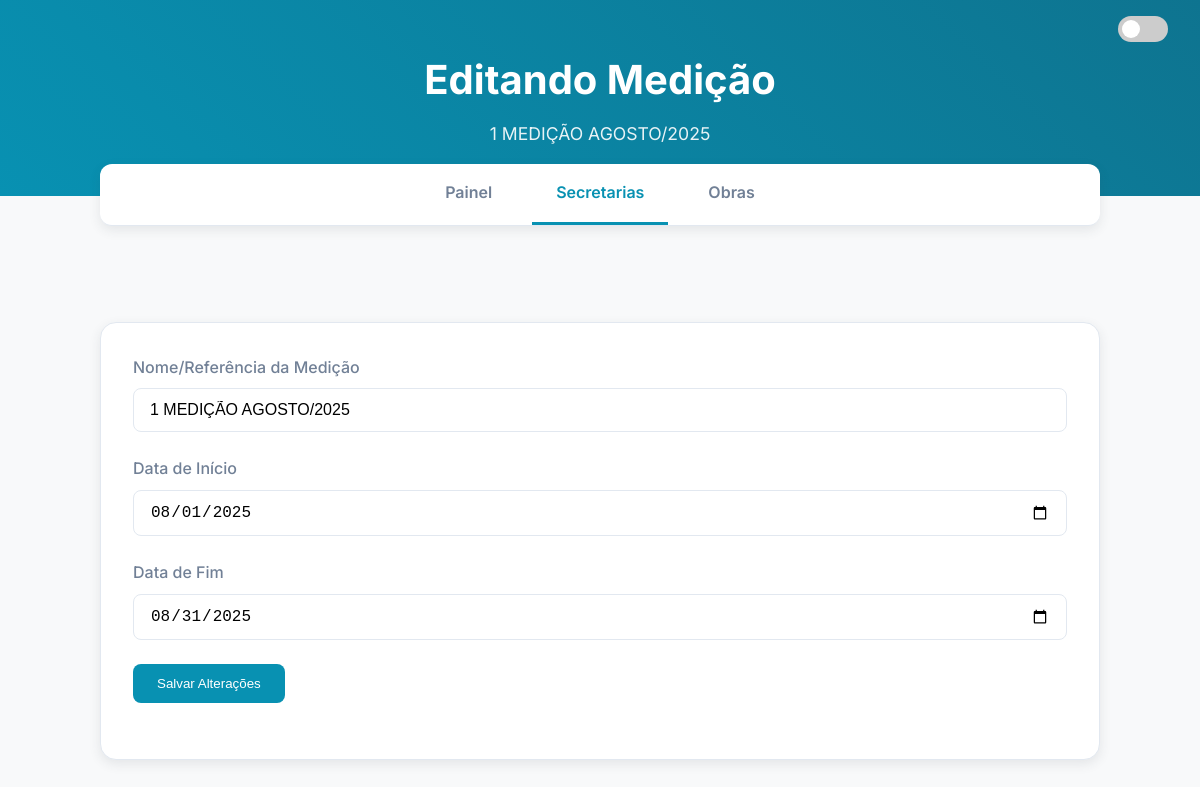
/medicao/6/editar, run on the app's committed database.
### models.py (models this page shows, shortened)
class Medicao(db.Model):
    id = db.Column(db.Integer, primary_key=True)
    nome = db.Column(db.String(150), nullable=False)
    data_inicio = db.Column(db.Date, nullable=False)
    data_fim = db.Column(db.Date, nullable=False)
    secretaria_id = db.Column(db.Integer, db.ForeignKey('secretaria.id'), nullable=False)
    orcamentos_obras = db.relationship('OrcamentoMedicaoObra', backref='medicao', cascade="all, delete-orphan")

### app.py (the view, shortened to what this page needs)
@app.route('/medicao/<int:medicao_id>/editar', methods=['GET', 'POST'])
def editar_medicao(medicao_id):
    medicao = Medicao.query.get_or_404(medicao_id)
    form = MedicaoForm(obj=medicao)
    return render_template('editar_medicao.html', form=form, active_page='secretarias')

### forms.py
class MedicaoForm(FlaskForm):
    nome = StringField('Nome/Referência da Medição', validators=[DataRequired(), Length(min=5, max=150)],
                       render_kw={"placeholder": "Ex: Medição de Agosto/2025"})
    data_inicio = DateField('Data de Início', format='%Y-%m-%d', validators=[DataRequired()])
    data_fim = DateField('Data de Fim', format='%Y-%m-%d', validators=[DataRequired()])
    submit = SubmitField('Criar Período de Medição')

### templates/editar_medicao.html (shortened to what this page needs)
{% extends "base.html" %}
{% block header_title %}Editando Medição{% endblock %}
{% block header_subtitle %}{{ form.nome.data }}{% endblock %}
{% block content %}
<div class="content-container">
    <div class="form-container">
        <form method="POST" action="">
            <div class="form-group">
                {{ form.nome.label(text="Nome/Referência da Medição") }}
                {{ form.nome(class="form-control") }}
            </div>
            <div class="form-group">
                {{ form.data_inicio.label(text="Data de Início") }}
                {{ form.data_inicio(class="form-control") }}
            </div>
            <div class="form-group">
                {{ form.data_fim.label(text="Data de Fim") }}
                {{ form.data_fim(class="form-control") }}
            </div>
            <div class="form-group">
                <button type="submit" class="btn">Salvar Alterações</button>
            </div>
        </form>
    </div>
</div>
{% endblock %}

### static/css/style.css (style rules this page uses)
:root { --bg-color: #F8F9FA; --card-bg-color: #FFFFFF; --text-primary: #2D3748; --text-secondary: #718096; --accent-color: #0891B2; --accent-hover: #0E7490; --border-color: #E2E8F0; --shadow-color: rgba(45, 55, 72, 0.1); --gasto-color: #F97316; --prejuizo-color: #FF1C3A; --disponivel-color: #10B981; }
* { box-sizing: border-box; margin: 0; padding: 0; }
body { font-family: 'Inter', sans-serif; background-color: var(--bg-color); color: var(--text-primary); line-height: 1.6; }
.content-container { max-width: 1000px; margin: 2rem auto; background-color: var(--card-bg-color); border: 1px solid var(--border-color); border-radius: 16px; padding: 2rem; box-shadow: 0 4px 12px var(--shadow-color); }
.btn { background-color: var(--accent-color); color: white; padding: 0.75rem 1.5rem; border: none; border-radius: 8px; font-weight: 500; text-decoration: none; transition: background-color 0.2s ease; cursor: pointer; }
.form-container .form-group { margin-bottom: 1.5rem; }
.form-container label { display: block; font-weight: 500; margin-bottom: 0.5rem; color: var(--text-secondary); }
.form-container .form-control { width: 100%; padding: 0.75rem 1rem; border: 1px solid var(--border-color); border-radius: 8px; font-size: 1rem; transition: border-color 0.2s ease, box-shadow 0.2s ease; }

### data on the page
Medicao: nome.data "1 MEDIÇÃO AGOSTO/2025", nome "1 MEDIÇÃO AGOSTO/2025", data_inicio "08/01/2025", data_fim "08/31/2025"
